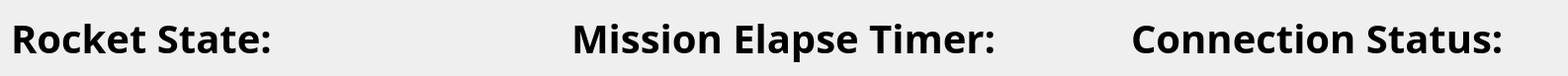
   <widget class="QWidget" name="layoutWidget">
    <property name="geometry">
     <rect>
      <x>310</x>
      <y>20</y>
      <width>1586</width>
      <height>43</height>
     </rect>
    </property>
    <layout class="QHBoxLayout" name="horizontalLayout_2">
     <item>
      <widget class="QLabel" name="label_2">
       <property name="palette">
        <palette>
         <active>
          <colorrole role="WindowText">
           <brush brushstyle="SolidPattern">
            <color alpha="255">
             <red>0</red>
             <green>0</green>
             <blue>0</blue>
            </color>
           </brush>
          </colorrole>
          <colorrole role="Text">
           <brush brushstyle="SolidPattern">
            <color alpha="255">
             <red>0</red>
             <green>0</green>
             <blue>0</blue>
            </color>
           </brush>
          </colorrole>
          <colorrole role="BrightText">
           <brush brushstyle="SolidPattern">
            <color alpha="255">
             <red>0</red>
             <green>0</green>
             <blue>0</blue>
            </color>
           </brush>
          </colorrole>
          <colorrole role="ButtonText">
           <brush brushstyle="SolidPattern">
            <color alpha="255">
             <red>0</red>
             <green>0</green>
             <blue>0</blue>
            </color>
           </brush>
          </colorrole>
          <colorrole role="HighlightedText">
           <brush brushstyle="SolidPattern">
            <color alpha="255">
             <red>0</red>
             <green>0</green>
             <blue>0</blue>
            </color>
           </brush>
          </colorrole>
         </active>
         <inactive>
          <colorrole role="WindowText">
           <brush brushstyle="SolidPattern">
            <color alpha="255">
             <red>0</red>
             <green>0</green>
             <blue>0</blue>
            </color>
           </brush>
          </colorrole>
          <colorrole role="Text">
           <brush brushstyle="SolidPattern">
            <color alpha="255">
             <red>0</red>
             <green>0</green>
             <blue>0</blue>
            </color>
           </brush>
          </colorrole>
          <colorrole role="BrightText">
           <brush brushstyle="SolidPattern">
            <color alpha="255">
             <red>0</red>
             <green>0</green>
             <blue>0</blue>
            </color>
           </brush>
          </colorrole>
          <colorrole role="ButtonText">
           <brush brushstyle="SolidPattern">
            <color alpha="255">
             <red>0</red>
             <green>0</green>
             <blue>0</blue>
            </color>
           </brush>
          </colorrole>
          <colorrole role="HighlightedText">
           <brush brushstyle="SolidPattern">
            <color alpha="255">
             <red>0</red>
             <green>0</green>
             <blue>0</blue>
            </color>
           </brush>
          </colorrole>
         </inactive>
         <disabled>
          <colorrole role="WindowText">
           <brush brushstyle="SolidPattern">
            <color alpha="255">
             <red>62</red>
             <green>62</green>
             <blue>62</blue>
            </color>
           </brush>
          </colorrole>
          <colorrole role="Text">
           <brush brushstyle="SolidPattern">
            <color alpha="255">
             <red>62</red>
             <green>62</green>
             <blue>62</blue>
            </color>
           </brush>
          </colorrole>
          <colorrole role="BrightText">
           <brush brushstyle="SolidPattern">
            <color alpha="255">
             <red>0</red>
             <green>0</green>
             <blue>0</blue>
            </color>
           </brush>
          </colorrole>
          <colorrole role="ButtonText">
           <brush brushstyle="SolidPattern">
            <color alpha="255">
             <red>62</red>
             <green>62</green>
             <blue>62</blue>
            </color>
           </brush>
          </colorrole>
          <colorrole role="HighlightedText">
           <brush brushstyle="SolidPattern">
            <color alpha="255">
             <red>0</red>
             <green>0</green>
             <blue>0</blue>
            </color>
           </brush>
          </colorrole>
         </disabled>
        </palette>
       </property>
       <property name="font">
        <font>
         <family>OCR A Extended</family>
         <pointsize>30</pointsize>
         <weight>75</weight>
         <bold>true</bold>
        </font>
       </property>
       <property name="text">
        <string>Rocket State:</string>
       </property>
       <property name="scaledContents">
        <bool>true</bool>
       </property>
       <property name="wordWrap">
        <bool>false</bool>
       </property>
      </widget>
     </item>
     <item>
      <spacer name="horizontalSpacer">
       <property name="orientation">
        <enum>Qt::Horizontal</enum>
       </property>
       <property name="sizeType">
        <enum>QSizePolicy::Fixed</enum>
       </property>
       <property name="sizeHint" stdset="0">
        <size>
         <width>130</width>
         <height>20</height>
        </size>
       </property>
      </spacer>
     </item>
     <item>
      <widget class="QLabel" name="label_3">
       <property name="palette">
        <palette>
         <active>
          <colorrole role="WindowText">
           <brush brushstyle="SolidPattern">
            <color alpha="255">
             <red>0</red>
             <green>0</green>
             <blue>0</blue>
            </color>
           </brush>
          </colorrole>
          <colorrole role="Text">
           <brush brushstyle="SolidPattern">
            <color alpha="255">
             <red>0</red>
             <green>0</green>
             <blue>0</blue>
            </color>
           </brush>
          </colorrole>
          <colorrole role="BrightText">
           <brush brushstyle="SolidPattern">
            <color alpha="255">
             <red>0</red>
             <green>0</green>
             <blue>0</blue>
            </color>
           </brush>
          </colorrole>
          <colorrole role="ButtonText">
           <brush brushstyle="SolidPattern">
            <color alpha="255">
             <red>0</red>
             <green>0</green>
             <blue>0</blue>
            </color>
           </brush>
          </colorrole>
          <colorrole role="HighlightedText">
           <brush brushstyle="SolidPattern">
            <color alpha="255">
             <red>0</red>
             <green>0</green>
             <blue>0</blue>
            </color>
           </brush>
          </colorrole>
         </active>
         <inactive>
          <colorrole role="WindowText">
           <brush brushstyle="SolidPattern">
            <color alpha="255">
             <red>0</red>
             <green>0</green>
             <blue>0</blue>
            </color>
           </brush>
          </colorrole>
          <colorrole role="Text">
           <brush brushstyle="SolidPattern">
            <color alpha="255">
             <red>0</red>
             <green>0</green>
             <blue>0</blue>
            </color>
           </brush>
          </colorrole>
          <colorrole role="BrightText">
           <brush brushstyle="SolidPattern">
            <color alpha="255">
             <red>0</red>
             <green>0</green>
             <blue>0</blue>
            </color>
           </brush>
          </colorrole>
          <colorrole role="ButtonText">
           <brush brushstyle="SolidPattern">
            <color alpha="255">
             <red>0</red>
             <green>0</green>
             <blue>0</blue>
            </color>
           </brush>
          </colorrole>
          <colorrole role="HighlightedText">
           <brush brushstyle="SolidPattern">
            <color alpha="255">
             <red>0</red>
             <green>0</green>
             <blue>0</blue>
            </color>
           </brush>
          </colorrole>
         </inactive>
         <disabled>
          <colorrole role="WindowText">
           <brush brushstyle="SolidPattern">
            <color alpha="255">
             <red>62</red>
             <green>62</green>
             <blue>62</blue>
            </color>
           </brush>
          </colorrole>
          <colorrole role="Text">
           <brush brushstyle="SolidPattern">
            <color alpha="255">
             <red>62</red>
             <green>62</green>
             <blue>62</blue>
            </color>
           </brush>
          </colorrole>
          <colorrole role="BrightText">
           <brush brushstyle="SolidPattern">
            <color alpha="255">
             <red>0</red>
             <green>0</green>
             <blue>0</blue>
            </color>
           </brush>
          </colorrole>
          <colorrole role="ButtonText">
           <brush brushstyle="SolidPattern">
            <color alpha="255">
             <red>62</red>
             <green>62</green>
             <blue>62</blue>
            </color>
           </brush>
          </colorrole>
          <colorrole role="HighlightedText">
           <brush brushstyle="SolidPattern">
            <color alpha="255">
             <red>0</red>
             <green>0</green>
             <blue>0</blue>
            </color>
           </brush>
          </colorrole>
         </disabled>
        </palette>
       </property>
       <property name="font">
        <font>
         <family>OCR A Extended</family>
         <pointsize>30</pointsize>
         <weight>75</weight>
         <bold>true</bold>
        </font>
       </property>
       <property name="text">
        <string>Mission Elapse Timer:</string>
       </property>
       <property name="scaledContents">
        <bool>true</bool>
       </property>
       <property name="wordWrap">
        <bool>false</bool>
       </property>
      </widget>
     </item>
     <item>
      <spacer name="horizontalSpacer_2">
       <property name="orientation">
        <enum>Qt::Horizontal</enum>
       </property>
       <property name="sizeType">
        <enum>QSizePolicy::Fixed</enum>
       </property>
       <property name="sizeHint" stdset="0">
        <size>
         <width>130</width>
         <height>20</height>
        </size>
       </property>
      </spacer>
     </item>
     <item>
      <widget class="QLabel" name="label_4">
       <property name="palette">
        <palette>
         <active>
          <colorrole role="WindowText">
           <brush brushstyle="SolidPattern">
            <color alpha="255">
             <red>0</red>
             <green>0</green>
             <blue>0</blue>
            </color>
           </brush>
          </colorrole>
          <colorrole role="Text">
           <brush brushstyle="SolidPattern">
            <color alpha="255">
             <red>0</red>
             <green>0</green>
             <blue>0</blue>
            </color>
           </brush>
          </colorrole>
          <colorrole role="BrightText">
           <brush brushstyle="SolidPattern">
            <color alpha="255">
             <red>0</red>
             <green>0</green>
             <blue>0</blue>
            </color>
           </brush>
          </colorrole>
          <colorrole role="ButtonText">
           <brush brushstyle="SolidPattern">
            <color alpha="255">
             <red>0</red>
             <green>0</green>
             <blue>0</blue>
            </color>
           </brush>
          </colorrole>
          <colorrole role="HighlightedText">
           <brush brushstyle="SolidPattern">
            <color alpha="255">
             <red>0</red>
             <green>0</green>
             <blue>0</blue>
            </color>
           </brush>
          </colorrole>
         </active>
         <inactive>
          <colorrole role="WindowText">
           <brush brushstyle="SolidPattern">
            <color alpha="255">
             <red>0</red>
             <green>0</green>
             <blue>0</blue>
            </color>
           </brush>
          </colorrole>
          <colorrole role="Text">
           <brush brushstyle="SolidPattern">
            <color alpha="255">
             <red>0</red>
             <green>0</green>
             <blue>0</blue>
            </color>
           </brush>
          </colorrole>
          <colorrole role="BrightText">
           <brush brushstyle="SolidPattern">
            <color alpha="255">
             <red>0</red>
             <green>0</green>
             <blue>0</blue>
            </color>
           </brush>
          </colorrole>
          <colorrole role="ButtonText">
           <brush brushstyle="SolidPattern">
            <color alpha="255">
             <red>0</red>
             <green>0</green>
             <blue>0</blue>
            </color>
           </brush>
          </colorrole>
          <colorrole role="HighlightedText">
           <brush brushstyle="SolidPattern">
            <color alpha="255">
             <red>0</red>
             <green>0</green>
             <blue>0</blue>
            </color>
           </brush>
          </colorrole>
         </inactive>
         <disabled>
          <colorrole role="WindowText">
           <brush brushstyle="SolidPattern">
            <color alpha="255">
             <red>62</red>
             <green>62</green>
             <blue>62</blue>
            </color>
           </brush>
          </colorrole>
          <colorrole role="Text">
           <brush brushstyle="SolidPattern">
            <color alpha="255">
             <red>62</red>
             <green>62</green>
             <blue>62</blue>
            </color>
           </brush>
          </colorrole>
          <colorrole role="BrightText">
           <brush brushstyle="SolidPattern">
            <color alpha="255">
             <red>0</red>
             <green>0</green>
             <blue>0</blue>
            </color>
           </brush>
          </colorrole>
          <colorrole role="ButtonText">
           <brush brushstyle="SolidPattern">
            <color alpha="255">
             <red>62</red>
             <green>62</green>
             <blue>62</blue>
            </color>
           </brush>
          </colorrole>
          <colorrole role="HighlightedText">
           <brush brushstyle="SolidPattern">
            <color alpha="255">
             <red>0</red>
             <green>0</green>
             <blue>0</blue>
            </color>
           </brush>
          </colorrole>
         </disabled>
        </palette>
       </property>
       <property name="font">
        <font>
         <family>OCR A Extended</family>
         <pointsize>30</pointsize>
         <weight>75</weight>
         <bold>true</bold>
        </font>
       </property>
       <property name="text">
        <string>Connection Status:</string>
       </property>
       <property name="scaledContents">
        <bool>true</bool>
       </property>
       <property name="wordWrap">
        <bool>false</bool>
       </property>
      </widget>
     </item>
    </layout>
   </widget>
